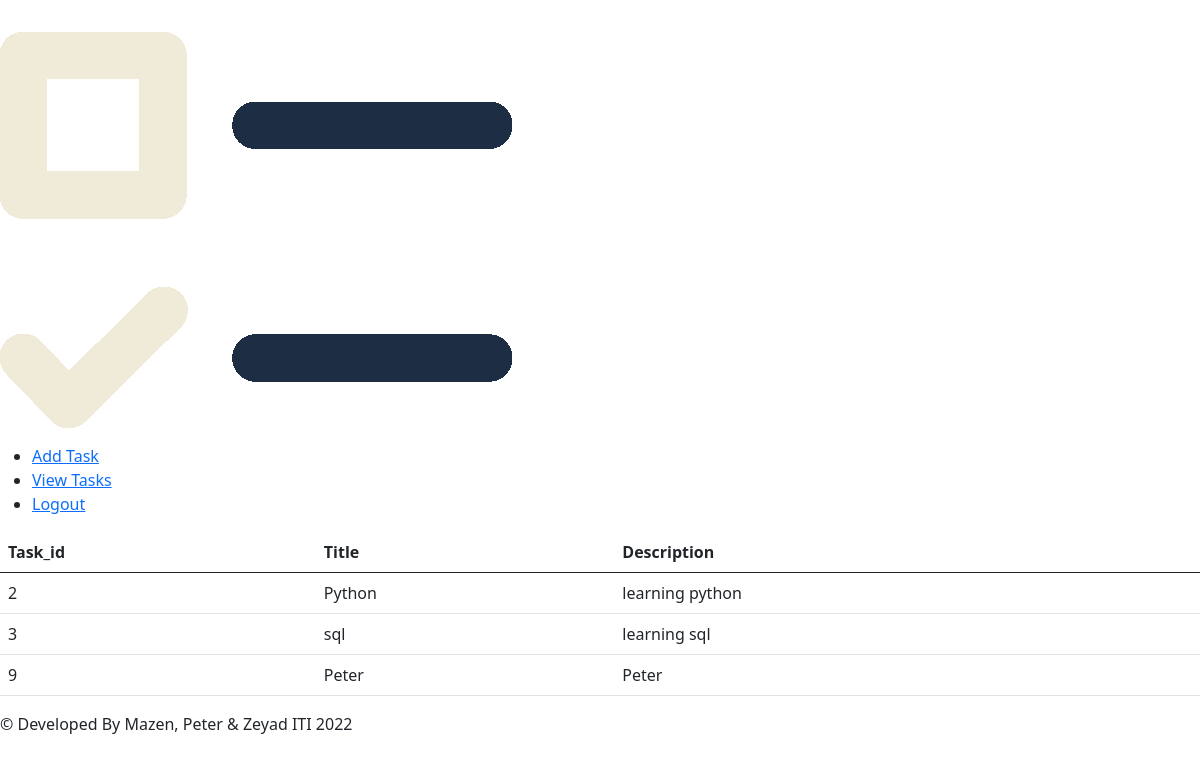
/viewTasks/ (signed in), run on an earlier commit of the app's database.
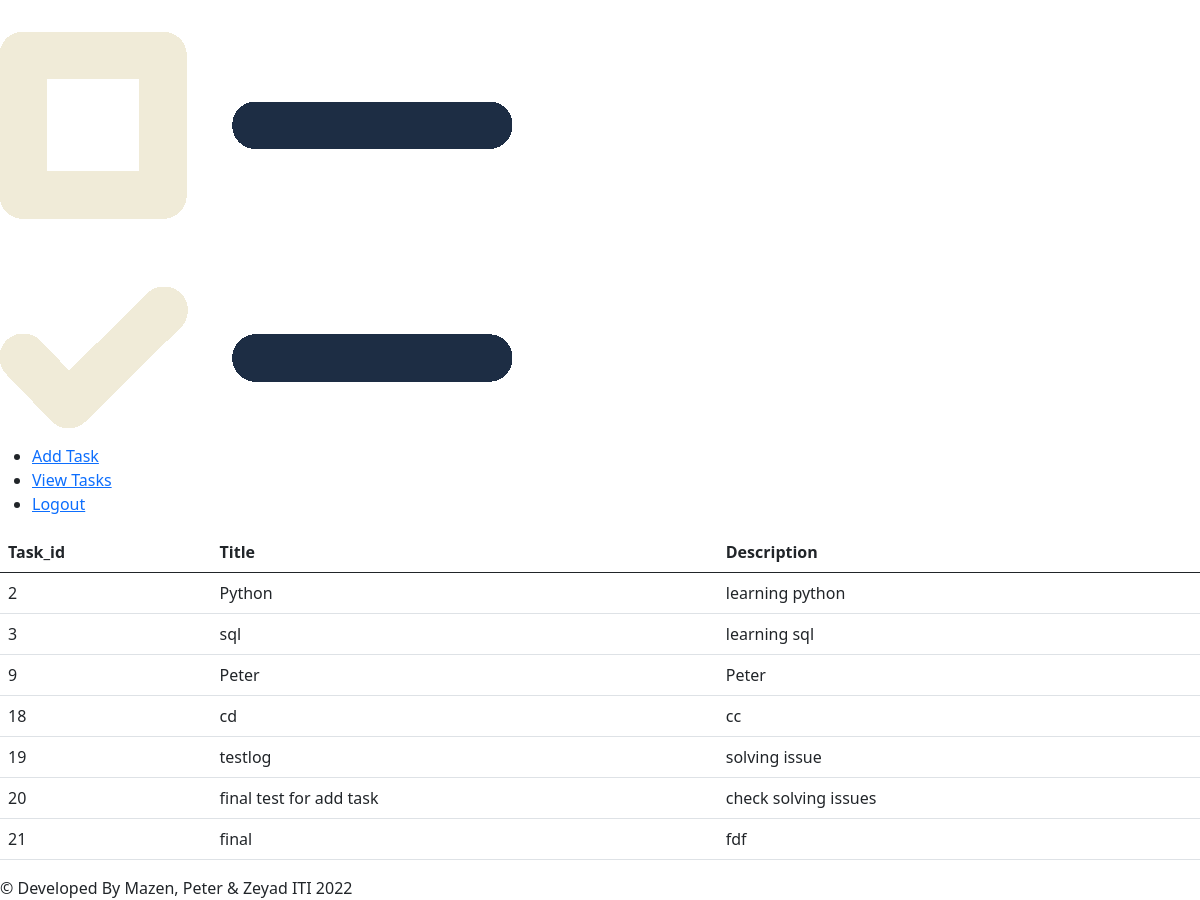
And on a later commit of the database.
### tables this page shows
CREATE TABLE "Task" (
                            Task_id INTEGER PRIMARY KEY AUTOINCREMENT,
                            Title   TEXT UNIQUE NOT NULL,
                            Describtion TEXT UNIQUE NOT NULL,
                            Status TEXT NOT NULL,
                            User_id INTEGER);

### app.py (the view)
@app.route("/viewTasks/", methods=['GET', 'POST'])
def viewTasks():
    tasks = retreive_tasks(g.user['User_id'])
    return render_template('viewTasks.html', tasks=tasks)

### app.py (called while the page is built)
@app.before_request
def before_request():
    g.user = None
    if 'user_id' in session:
        all_users = retreive_users()
        user = [x for x in all_users if x['User_id'] == session['user_id']][0]
        g.user = user

### db.py (called while the page is built)
def get_db():
    db = sqlite3.connect('TodoDB.sqlite',
                         detect_types=sqlite3.PARSE_DECLTYPES
                         )
    db.row_factory = sqlite3.Row
    return db

def retreive_users():
    connection = get_db().cursor()
    connection.execute("select * from User;")
    data = connection.fetchall()
    close_db(connection)
    return data

def retreive_tasks(id):
    connection = get_db().cursor()
    connection.execute(
        f"select Task_id,Title,Describtion from Task WHERE  User_id={id} ")
    data = connection.fetchall()
    close_db(connection)
    return data

### templates/viewTasks.html (shortened to what this page needs)
{% extends 'index-base.html' %}
{% block anchor %}
<a href="{{url_for('home')}}">
    <img src="../static/images/checklist.png" alt="ToDo Logo" class="logo">
</a>
{% endblock %}
{% block button1 %}
<li><a href="{{url_for('addTask')}}"> Add Task </a></li>
{% endblock %}
{% block button2 %}
<li><a href="{{url_for('viewTasks')}}"> View Tasks </a></li>
{% endblock %}
{% block button3 %}
<li><a href="{{url_for('index')}}"> Logout </a></li>
{% endblock %}
{% block content %}
<table class="table">
    <thead class="thead-dark">
        <tr>
            <th scope="col">Task_id</th>
            <th scope="col">Title</th>
            <th scope="col">Description</th>
        </tr>
    </thead>
    <tbody>
        {% for row in tasks %}
        <tr>
            <td>{{row.Task_id}}
            </td>
            <td>{{row.Title}}</td>
            <td> {{row.Describtion}}</td>
        </tr>
        {% endfor %}
    </tbody>
</table>
{% endblock %}

### templates/index-base.html (shortened to what this page needs)
<!DOCTYPE html>
<html lang="en">
<head>
    <link href="https://cdn.jsdelivr.net/npm/bootstrap@5.0.2/dist/css/bootstrap.min.css" rel="stylesheet"
>
</head>
<body>
    <nav>
        {% block anchor %}{% endblock %}
        <ul>
            {% block button1 %}{% endblock %}
            {% block button2 %}{% endblock %}
            {% block button3 %}{% endblock %}
        </ul>
    </nav>
    {% block content %}{% endblock %}
    <div class="footer">
        &copy; Developed By <span>Mazen, Peter & Zeyad</span> ITI 2022
    </div>
</body>
</html>

What changed in the data, as far as the page shows it:
added Task: Task_id "18", Title "cd", Describtion "cc"
added Task: Task_id "19", Title "testlog", Describtion "solving issue"
added Task: Task_id "20", Title "final test for add task", Describtion "check solving issues"
added Task: Task_id "21", Title "final", Describtion "fdf"
